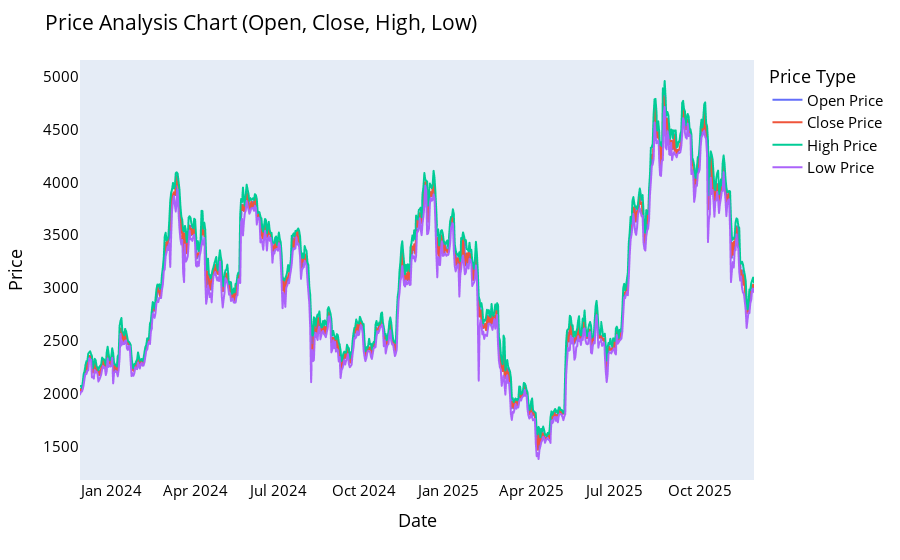

The cell this chart's notebook holds for it:
### Code cell
names = cycle(['Open Price', 'Close Price', 'High Price', 'Low Price'])

fig = px.line(
    df,
    x=df['timestamp'],
    y=[df['open'], df['close'], df['high'], df['low']],
    labels={'timestamp': 'Date', 'value': 'Price'}
)

fig.update_layout(
    title='Price Analysis Chart (Open, Close, High, Low)',
    font_size=15,
    font_color='black',
    legend_title_text='Price Type'
)

fig.for_each_trace(lambda t: t.update(name=next(names)))

fig.update_xaxes(showgrid=False)
fig.update_yaxes(showgrid=False)

fig.show()

### Figure 1 — Plotly figure (JSON) as saved in the notebook; plotly's stock layout.template omitted (floating-point values rounded to 4 significant figures; data arrays with more than 128 entries replaced by an {"elided": "..."} marker saying what was removed)
{"data": [{"hovertemplate": "variable=open<br>Date=%{x}<br>Price=%{y}<extra></extra>", "legendgroup": "open", "line": {"color": "#636efa", "dash": "solid"}, "marker": {"symbol": "circle"}, "mode": "lines", "name": "Open Price", "showlegend": true, "type": "scattergl", "x": {"elided": "733 str values"}, "xaxis": "x", "y": {"elided": "733 float values"}, "yaxis": "y"}, {"hovertemplate": "variable=close<br>Date=%{x}<br>Price=%{y}<extra></extra>", "legendgroup": "close", "line": {"color": "#EF553B", "dash": "solid"}, "marker": {"symbol": "circle"}, "mode": "lines", "name": "Close Price", "showlegend": true, "type": "scattergl", "x": {"elided": "733 str values"}, "xaxis": "x", "y": {"elided": "733 float values"}, "yaxis": "y"}, {"hovertemplate": "variable=high<br>Date=%{x}<br>Price=%{y}<extra></extra>", "legendgroup": "high", "line": {"color": "#00cc96", "dash": "solid"}, "marker": {"symbol": "circle"}, "mode": "lines", "name": "High Price", "showlegend": true, "type": "scattergl", "x": {"elided": "733 str values"}, "xaxis": "x", "y": {"elided": "733 float values"}, "yaxis": "y"}, {"hovertemplate": "variable=low<br>Date=%{x}<br>Price=%{y}<extra></extra>", "legendgroup": "low", "line": {"color": "#ab63fa", "dash": "solid"}, "marker": {"symbol": "circle"}, "mode": "lines", "name": "Low Price", "showlegend": true, "type": "scattergl", "x": {"elided": "733 str values"}, "xaxis": "x", "y": {"elided": "733 float values"}, "yaxis": "y"}], "layout": {"font": {"color": "black", "size": 15}, "legend": {"title": {"text": "Price Type"}, "tracegroupgap": 0}, "margin": {"t": 60}, "title": {"text": "Price Analysis Chart (Open, Close, High, Low)"}, "xaxis": {"anchor": "y", "domain": [0, 1], "showgrid": false, "title": {"text": "Date"}}, "yaxis": {"anchor": "x", "domain": [0, 1], "showgrid": false, "title": {"text": "Price"}}}}
